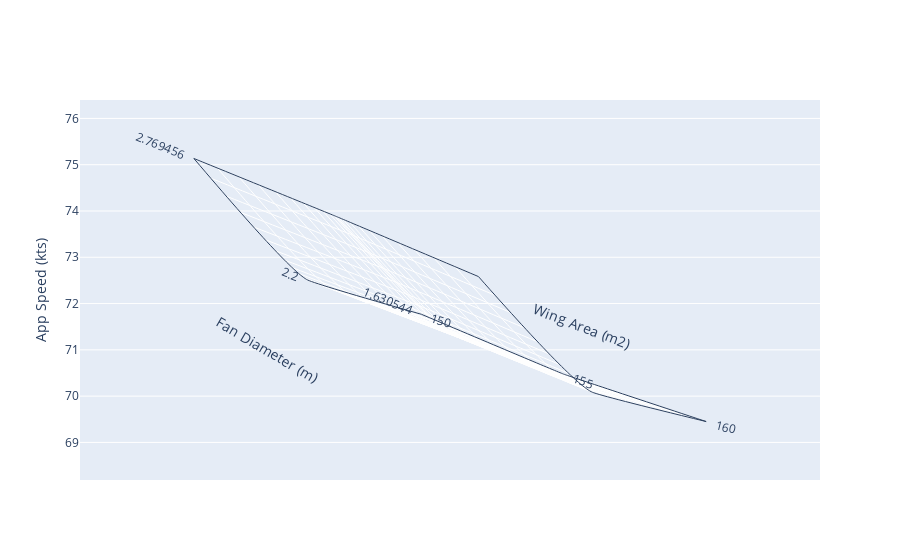

The cell this chart's notebook holds for it:
### Code cell
draw_carpet(input["WingArea"],input["FanDiameter"]/10,output["app_speed"],'Wing Area (m2)',"Fan Diameter (m)","App Speed (kts)")

### Figure 1 — Plotly figure (JSON) as saved in the notebook; plotly's stock layout.template omitted (floating-point values rounded to 4 significant figures)
{"data": [{"a": [150, 150, 150, 155, 155, 155, 160, 160, 160], "aaxis": {"minorgridcount": 10, "smoothing": 0.1, "title": {"text": "Wing Area (m2)"}}, "b": [1.631, 2.2, 2.769, 1.631, 2.2, 2.769, 1.631, 2.2, 2.769], "baxis": {"minorgridcount": 10, "smoothing": 0.2, "title": {"text": "Fan Diameter (m)"}}, "cheaterslope": 0.8, "type": "carpet", "y": [71.77, 72.51, 75.13, 70.47, 71.34, 73.88, 69.45, 70.08, 72.58], "yaxis": "y"}], "layout": {"yaxis": {"title": {"text": "App Speed (kts)"}}}}
